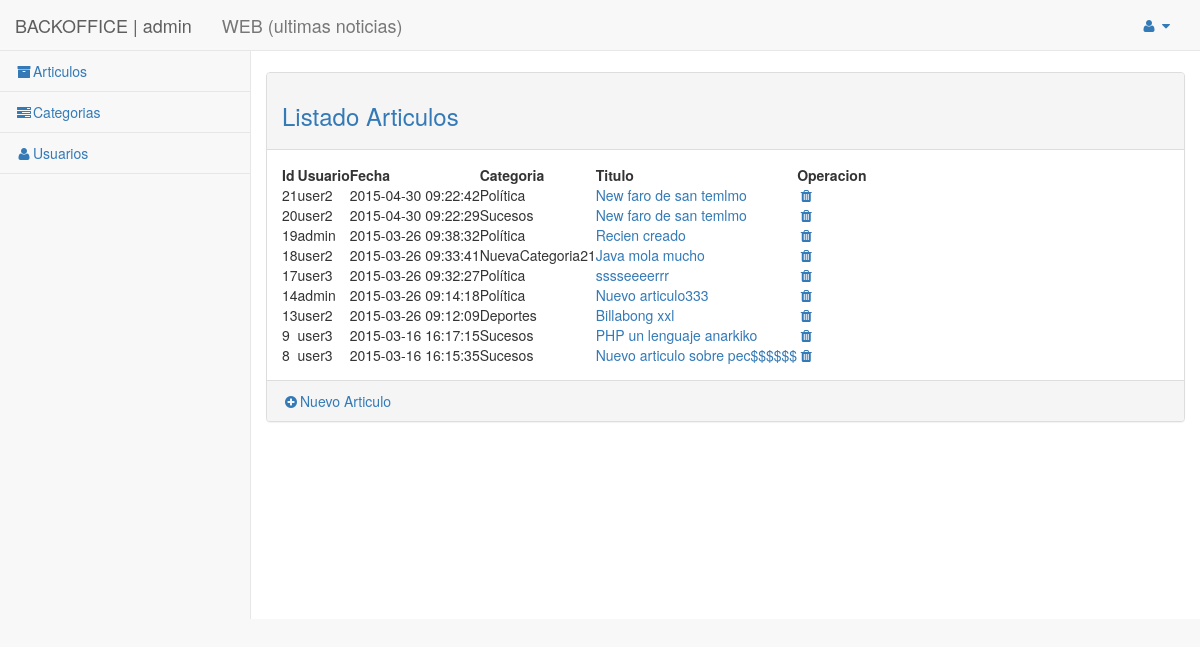
Page /backoffice/articulo/controlador.php (signed in) on the earlier database version.
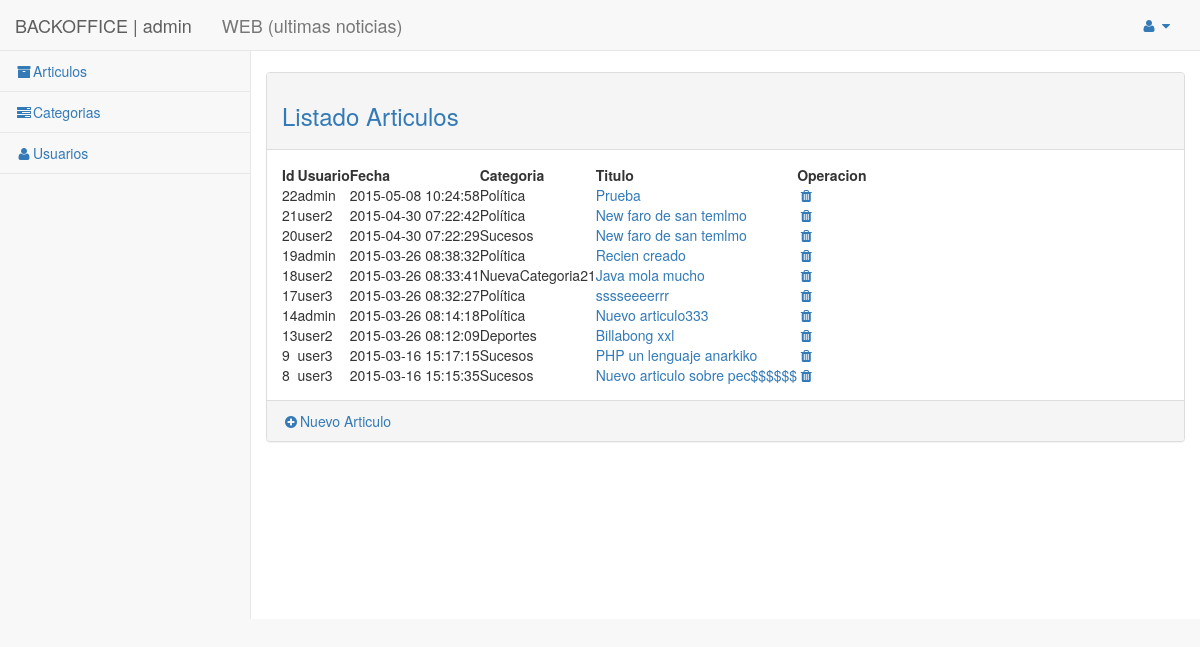
Same page on the later database version.
### tables this page shows
CREATE TABLE IF NOT EXISTS `articulo` (
  `id` int(11) NOT NULL AUTO_INCREMENT,
  `fecha` timestamp NULL DEFAULT CURRENT_TIMESTAMP COMMENT 'fecha del artículo',
  `titulo` varchar(250) NOT NULL DEFAULT 'Sin titulo' COMMENT 'título del articulo',
  `contenido` text NOT NULL,
  `id_usuario` int(11) NOT NULL,
  `id_categoria` int(11) NOT NULL,
  `foto` varchar(535) NOT NULL,
  PRIMARY KEY (`id`),
  KEY `id_usuario` (`id_usuario`),
  KEY `id_categoria` (`id_categoria`)
);

CREATE TABLE IF NOT EXISTS `usuario` (
  `id` int(11) NOT NULL AUTO_INCREMENT,
  `email` varchar(250) NOT NULL,
  `password` varchar(50) NOT NULL,
  `nombre` varchar(250) NOT NULL,
  `rol` int(1) NOT NULL DEFAULT '1' COMMENT '0=Administrador  1=usuario',
  `validar` int(11) NOT NULL DEFAULT '0' COMMENT '0 usario sin validar via email, 1 validado',
  PRIMARY KEY (`id`),
  UNIQUE KEY `email` (`email`)
);

CREATE TABLE IF NOT EXISTS `categoria` (
  `id` int(11) NOT NULL AUTO_INCREMENT,
  `fecha` timestamp NULL DEFAULT CURRENT_TIMESTAMP,
  `titulo` varchar(250) NOT NULL DEFAULT 'Sin titulo',
  PRIMARY KEY (`id`)
);

### core/Database.php (called while the page is built, shortened)
<?php
class Database{
	private $db_host = "localhost";
	private $db_user = "root";
	private $db_pass = "";
	private $db_name = "mb15";
	private $con = false;
	private $result = array();
	public function connect(){
            if(!$this->con){
                $myconn = @mysql_connect($this->db_host,$this->db_user,$this->db_pass);
                if($myconn){
                    $seldb = @mysql_select_db($this->db_name,$myconn);
                    if($seldb){
                	$this->con = true;
                        return true;
                    }
                    else{
                	array_push($this->result,mysql_error());
                        return false;
                    }
                }
                else{
                    array_push($this->result,mysql_error());
                    return false;
                }
            }
            else{
                return true;
            }
	}
    public function disconnect(){
    	if($this->con){
    		if(@mysql_close()){
    			$this->con = false;
				return true;
			}else{
				return false;
			}
		}
    }
	public function sql($sql){
		$query = @mysql_query($sql);
		if($query){
			$this->numResults = mysql_num_rows($query);
			for($i = 0; $i < $this->numResults; $i++){
				$r = mysql_fetch_array($query);
               	$key = array_keys($r);
               	for($x = 0; $x < count($key); $x++){
                   	if(!is_int($key[$x])){
                   		if(mysql_num_rows($query) >= 1){
                   			$this->result[$i][$key[$x]] = $r[$key[$x]];
						}else{
							$this->result = null;
						}
					}
				}
			}
			return true;
		}else{
			array_push($this->result,mysql_error());
			return false;
		}
	}
    public function getResult(){
        $val = $this->result;
        $this->result = array();
        return $val;
    }
}

### backoffice/articulo/modelo.php (called while the page is built, shortened)
<?php
	function getArticulos( $limit=10 , $id_usuario=null, $id_categoria=null){
		$sql = "SELECT a.id , a.titulo, id_usuario, c.titulo as categoria, u.nombre , a.fecha, a.contenido,  foto FROM `articulo` as a , `usuario` as u, `categoria` as c   ";
		$where = ' WHERE a.id_usuario = u.id and a.id_categoria = c.id ';
		$order_by = " ORDER BY fecha DESC ";
		$db = new Database();
		$db->connect();
		$db->sql( $sql.$where.$order_by );
		$res = $db->getResult();
		return $res;
	}
?>

### backoffice/articulo/vista.php (the view)
<?php require '../../html/backoffice/head.php'; ?>
<div id="page-wrapper">
    <div class="row">
        <div class="col-lg-12">
         </div>
     </div>
     <div class="row">
            <br>
            <div class="panel panel-default">
                <div class="panel-heading">
                     <h3 class="text-primary">Listado Articulos</h3>
                </div>
                <div class="panel-body">
					<table id="tabla">
					<thead>
						<tr>
							<th>Id</th>
							<th>Usuario</th>
							<th>Fecha</th>
							<th>Categoria</th>
							<th>Titulo</th>
							<th>Operacion</th>
						</tr>
					</thead>
					    <?php foreach($articulos as $articulo): ?>
					    <tr>
					    	<td><?php echo $articulo['id']?></td>
					    	<td><?php echo $articulo['nombre']?></td>
					        <td><?php echo $articulo['fecha']?></td>
					        <td><?php echo $articulo['categoria']?></td>
					        <td>
					        	<a href="<?php echo(CONTROLLER_ARTICULO);?>?op=<?php echo(OP_DETALLE);?>&id=<?php echo $articulo['id']?>" >
					        		<?php echo $articulo['titulo']?>
					        	</a>
					        </td>
					        <td>
					        	<a href="<?php echo(CONTROLLER_ARTICULO);?>?id=<?php echo $articulo['id']?>&op=<?php echo(OP_ELIMINAR);?>"
					        	   title="Eliminar articulo"><i class="fa fa-trash fa-fw"></i></a>
					        </td>
					    </tr>
					<?php endforeach;?>
					</table>
				</div>
                <div class="panel-footer">
                    <a href="<?php echo(CONTROLLER_ARTICULO);?>?op=<?php echo(OP_DETALLE);?>"><i class="fa fa-plus-circle fa-fw"></i>Nuevo Articulo</a>
                 </div>
            </div>
		</div>
</div>
<?php require '../../html/backoffice/footer.php'; ?>

### html/backoffice/navigation.php (shortened to what the changed rows need)
<?php
$perfil = $_SESSION["perfil"];
?>
 <nav class="navbar navbar-default navbar-static-top" role="navigation" style="margin-bottom: 0">
     <div class="navbar-header">
         <a class="navbar-brand" href="">BACKOFFICE | <?php echo $perfil['nombre']?> </a>
         <a class="navbar-brand" href="<?php echo WEBROOT; ?>"> WEB (ultimas noticias)</a>
     </div>
     <ul class="nav navbar-top-links navbar-right">
         <li class="dropdown">
             <a class="dropdown-toggle" data-toggle="dropdown" href="#">
                 <i class="fa fa-user fa-fw"></i>  <i class="fa fa-caret-down"></i>
             </a>
         </li>
     </ul>
     <div class="navbar-default sidebar" role="navigation">
         <div class="sidebar-nav navbar-collapse">
             <ul class="nav" id="side-menu">
                 <?php if ( $perfil['rol'] == 0 ) { ?>
                  <li>
                      <a href="<?php echo(CONTROLLER_ARTICULO);?>"><i class="fa fa-archive fa-fw"></i>Articulos</a>
                  </li>
                  <li>
                      <a href="<?php echo(CONTROLLER_CATEGORIA);?>"><i class="fa fa-tasks fa-fw"></i>Categorias</a>
                  </li>
                  <li>
                      <a href="<?php echo(CONTROLLER_USER);?>"><i class="fa fa-user fa-fw"></i>Usuarios</a>
                  </li>
               	<?php }?>
             </ul>
         </div>
     </div>
 </nav>

Differences in the rows shown:
added articulo: id "22", id_usuario.nombre "admin", fecha "2015-05-08 10:24:58", id_categoria.titulo "Política", titulo "Prueba"
changed articulo id 21: fecha "2015-04-30 09:22:42" → "2015-04-30 07:22:42"
changed articulo id 20: fecha "2015-04-30 09:22:29" → "2015-04-30 07:22:29"
changed articulo "Recien creado": fecha "2015-03-26 09:38:32" → "2015-03-26 08:38:32"
changed articulo "Java mola mucho": fecha "2015-03-26 09:33:41" → "2015-03-26 08:33:41"
changed articulo "sssseeeerrr": fecha "2015-03-26 09:32:27" → "2015-03-26 08:32:27"
changed articulo "Nuevo articulo333": fecha "2015-03-26 09:14:18" → "2015-03-26 08:14:18"
changed articulo "Billabong xxl": fecha "2015-03-26 09:12:09" → "2015-03-26 08:12:09"
changed articulo "PHP un lenguaje anarkiko": fecha "2015-03-16 16:17:15" → "2015-03-16 15:17:15"
changed articulo "Nuevo articulo sobre pec$$$$$$": fecha "2015-03-16 16:15:35" → "2015-03-16 15:15:35"
